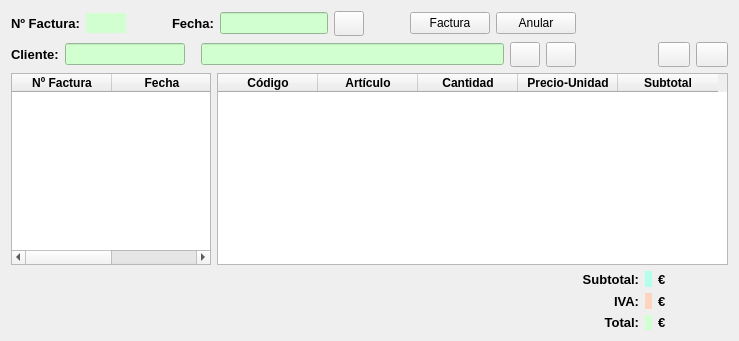
      <widget class="QWidget" name="tab_2">
       <property name="font">
        <font>
         <family>Alef</family>
         <weight>50</weight>
         <bold>false</bold>
        </font>
       </property>
       <attribute name="title">
        <string>Facturación</string>
       </attribute>
       <layout class="QGridLayout" name="gridLayout_8">
        <item row="0" column="0" colspan="2">
         <layout class="QHBoxLayout" name="horizontalLayout">
          <item>
           <widget class="QLabel" name="label_5">
            <property name="font">
             <font>
              <family>MS Shell Dlg 2</family>
              <pointsize>10</pointsize>
              <weight>75</weight>
              <bold>true</bold>
             </font>
            </property>
            <property name="text">
             <string>Nº Factura:</string>
            </property>
           </widget>
          </item>
          <item>
           <widget class="QLabel" name="lblCodFact">
            <property name="sizePolicy">
             <sizepolicy hsizetype="Preferred" vsizetype="Fixed">
              <horstretch>0</horstretch>
              <verstretch>0</verstretch>
             </sizepolicy>
            </property>
            <property name="minimumSize">
             <size>
              <width>40</width>
              <height>20</height>
             </size>
            </property>
            <property name="font">
             <font>
              <family>MS Shell Dlg 2</family>
              <pointsize>8</pointsize>
             </font>
            </property>
            <property name="styleSheet">
             <string notr="true">background-color:rgb(209, 255, 208)</string>
            </property>
            <property name="text">
             <string/>
            </property>
           </widget>
          </item>
          <item>
           <spacer name="horizontalSpacer_13">
            <property name="orientation">
             <enum>Qt::Horizontal</enum>
            </property>
            <property name="sizeHint" stdset="0">
             <size>
              <width>40</width>
              <height>20</height>
             </size>
            </property>
           </spacer>
          </item>
          <item>
           <widget class="QLabel" name="label_6">
            <property name="font">
             <font>
              <family>MS Shell Dlg 2</family>
              <pointsize>10</pointsize>
              <weight>75</weight>
              <bold>true</bold>
             </font>
            </property>
            <property name="text">
             <string>Fecha:</string>
            </property>
           </widget>
          </item>
          <item>
           <widget class="QLineEdit" name="editFechaFact">
            <property name="font">
             <font>
              <family>MS Shell Dlg 2</family>
             </font>
            </property>
            <property name="styleSheet">
             <string notr="true">background-color:rgb(209, 255, 208)</string>
            </property>
           </widget>
          </item>
          <item>
           <widget class="QPushButton" name="btnFechaFact">
            <property name="maximumSize">
             <size>
              <width>30</width>
              <height>30</height>
             </size>
            </property>
            <property name="text">
             <string/>
            </property>
            <property name="icon">
             <iconset>
              <normaloff>img/calendar.png</normaloff>img/calendar.png</iconset>
            </property>
            <property name="iconSize">
             <size>
              <width>30</width>
              <height>30</height>
             </size>
            </property>
           </widget>
          </item>
          <item>
           <spacer name="horizontalSpacer_14">
            <property name="orientation">
             <enum>Qt::Horizontal</enum>
            </property>
            <property name="sizeHint" stdset="0">
             <size>
              <width>40</width>
              <height>20</height>
             </size>
            </property>
           </spacer>
          </item>
          <item>
           <widget class="QPushButton" name="btnFactura">
            <property name="font">
             <font>
              <family>MS Shell Dlg 2</family>
             </font>
            </property>
            <property name="text">
             <string>Factura</string>
            </property>
           </widget>
          </item>
          <item>
           <widget class="QPushButton" name="btnAnular">
            <property name="font">
             <font>
              <family>MS Shell Dlg 2</family>
             </font>
            </property>
            <property name="text">
             <string>Anular</string>
            </property>
           </widget>
          </item>
         </layout>
        </item>
        <item row="1" column="0" colspan="2">
         <layout class="QHBoxLayout" name="horizontalLayout_2">
          <item>
           <widget class="QLabel" name="label_7">
            <property name="font">
             <font>
              <family>MS Shell Dlg 2</family>
              <pointsize>10</pointsize>
              <weight>75</weight>
              <bold>true</bold>
             </font>
            </property>
            <property name="text">
             <string>Cliente:</string>
            </property>
           </widget>
          </item>
          <item>
           <widget class="QLineEdit" name="editDniFact">
            <property name="sizePolicy">
             <sizepolicy hsizetype="Fixed" vsizetype="Fixed">
              <horstretch>0</horstretch>
              <verstretch>0</verstretch>
             </sizepolicy>
            </property>
            <property name="minimumSize">
             <size>
              <width>120</width>
              <height>0</height>
             </size>
            </property>
            <property name="maximumSize">
             <size>
              <width>120</width>
              <height>16777215</height>
             </size>
            </property>
            <property name="font">
             <font>
              <family>MS Shell Dlg 2</family>
              <pointsize>8</pointsize>
              <weight>75</weight>
              <bold>true</bold>
             </font>
            </property>
            <property name="styleSheet">
             <string notr="true">background-color:rgb(209, 255, 208)</string>
            </property>
            <property name="maxLength">
             <number>9</number>
            </property>
            <property name="alignment">
             <set>Qt::AlignCenter</set>
            </property>
           </widget>
          </item>
          <item>
           <spacer name="horizontalSpacer_12">
            <property name="orientation">
             <enum>Qt::Horizontal</enum>
            </property>
            <property name="sizeType">
             <enum>QSizePolicy::Fixed</enum>
            </property>
            <property name="sizeHint" stdset="0">
             <size>
              <width>10</width>
              <height>20</height>
             </size>
            </property>
           </spacer>
          </item>
          <item>
           <widget class="QLineEdit" name="editNomFact">
            <property name="font">
             <font>
              <family>MS Shell Dlg 2</family>
             </font>
            </property>
            <property name="styleSheet">
             <string notr="true">background-color:rgb(209, 255, 208)</string>
            </property>
           </widget>
          </item>
          <item>
           <widget class="QPushButton" name="bntBuscarFact">
            <property name="minimumSize">
             <size>
              <width>24</width>
              <height>24</height>
             </size>
            </property>
            <property name="maximumSize">
             <size>
              <width>30</width>
              <height>30</height>
             </size>
            </property>
            <property name="text">
             <string/>
            </property>
            <property name="icon">
             <iconset>
              <normaloff>img/lupa.png</normaloff>img/lupa.png</iconset>
            </property>
            <property name="iconSize">
             <size>
              <width>24</width>
              <height>24</height>
             </size>
            </property>
           </widget>
          </item>
          <item>
           <widget class="QPushButton" name="btnReloadFact">
            <property name="minimumSize">
             <size>
              <width>24</width>
              <height>24</height>
             </size>
            </property>
            <property name="maximumSize">
             <size>
              <width>30</width>
              <height>30</height>
             </size>
            </property>
            <property name="text">
             <string/>
            </property>
            <property name="icon">
             <iconset>
              <normaloff>img/reload.png</normaloff>img/reload.png</iconset>
            </property>
            <property name="iconSize">
             <size>
              <width>30</width>
              <height>30</height>
             </size>
            </property>
           </widget>
          </item>
         </layout>
        </item>
        <item row="2" column="0">
         <widget class="QTableWidget" name="tableWidget">
          <property name="sizePolicy">
           <sizepolicy hsizetype="Fixed" vsizetype="Expanding">
            <horstretch>0</horstretch>
            <verstretch>0</verstretch>
           </sizepolicy>
          </property>
          <property name="maximumSize">
           <size>
            <width>200</width>
            <height>16777215</height>
           </size>
          </property>
          <property name="font">
           <font>
            <family>MS Shell Dlg 2</family>
           </font>
          </property>
          <column>
           <property name="text">
            <string>Nº Factura</string>
           </property>
           <property name="font">
            <font>
             <weight>75</weight>
             <bold>true</bold>
            </font>
           </property>
           <property name="textAlignment">
            <set>AlignCenter</set>
           </property>
          </column>
          <column>
           <property name="text">
            <string>Fecha</string>
           </property>
           <property name="font">
            <font>
             <weight>75</weight>
             <bold>true</bold>
            </font>
           </property>
           <property name="textAlignment">
            <set>AlignCenter</set>
           </property>
          </column>
         </widget>
        </item>
        <item row="2" column="1" colspan="4">
         <widget class="QTableWidget" name="tableWidget_2">
          <property name="sizePolicy">
           <sizepolicy hsizetype="Expanding" vsizetype="Expanding">
            <horstretch>0</horstretch>
            <verstretch>0</verstretch>
           </sizepolicy>
          </property>
          <property name="font">
           <font>
            <family>MS Shell Dlg 2</family>
           </font>
          </property>
          <column>
           <property name="text">
            <string>Código</string>
           </property>
           <property name="font">
            <font>
             <family>MS Shell Dlg 2</family>
             <pointsize>9</pointsize>
             <weight>75</weight>
             <bold>true</bold>
            </font>
           </property>
           <property name="textAlignment">
            <set>AlignCenter</set>
           </property>
          </column>
          <column>
           <property name="text">
            <string>Artículo</string>
           </property>
           <property name="font">
            <font>
             <weight>75</weight>
             <bold>true</bold>
            </font>
           </property>
           <property name="textAlignment">
            <set>AlignCenter</set>
           </property>
          </column>
          <column>
           <property name="text">
            <string>Cantidad</string>
           </property>
           <property name="font">
            <font>
             <weight>75</weight>
             <bold>true</bold>
            </font>
           </property>
           <property name="textAlignment">
            <set>AlignCenter</set>
           </property>
          </column>
          <column>
           <property name="text">
            <string>Precio-Unidad</string>
           </property>
           <property name="font">
            <font>
             <weight>75</weight>
             <bold>true</bold>
            </font>
           </property>
           <property name="textAlignment">
            <set>AlignCenter</set>
           </property>
          </column>
          <column>
           <property name="text">
            <string>Subtotal</string>
           </property>
           <property name="font">
            <font>
             <weight>75</weight>
             <bold>true</bold>
            </font>
           </property>
           <property name="textAlignment">
            <set>AlignCenter</set>
           </property>
          </column>
         </widget>
        </item>
        <item row="3" column="2">
         <widget class="QLabel" name="label_8">
          <property name="font">
           <font>
            <family>MS Shell Dlg 2</family>
            <pointsize>10</pointsize>
            <weight>75</weight>
            <bold>true</bold>
           </font>
          </property>
          <property name="layoutDirection">
           <enum>Qt::LeftToRight</enum>
          </property>
          <property name="text">
           <string>Subtotal:</string>
          </property>
          <property name="alignment">
           <set>Qt::AlignRight|Qt::AlignTrailing|Qt::AlignVCenter</set>
          </property>
         </widget>
        </item>
        <item row="3" column="3">
         <widget class="QLabel" name="lblSubtotal">
          <property name="styleSheet">
           <string notr="true">background-color:rgb(179, 255, 234)</string>
          </property>
          <property name="text">
           <string/>
          </property>
          <property name="alignment">
           <set>Qt::AlignRight|Qt::AlignTrailing|Qt::AlignVCenter</set>
          </property>
         </widget>
        </item>
        <item row="3" column="4">
         <widget class="QLabel" name="label_14">
          <property name="font">
           <font>
            <family>MS Shell Dlg 2</family>
            <pointsize>10</pointsize>
            <weight>75</weight>
            <bold>true</bold>
           </font>
          </property>
          <property name="text">
           <string>€</string>
          </property>
         </widget>
        </item>
        <item row="4" column="2">
         <widget class="QLabel" name="label_9">
          <property name="font">
           <font>
            <family>MS Shell Dlg 2</family>
            <pointsize>10</pointsize>
            <weight>75</weight>
            <bold>true</bold>
           </font>
          </property>
          <property name="text">
           <string>IVA:</string>
          </property>
          <property name="alignment">
           <set>Qt::AlignRight|Qt::AlignTrailing|Qt::AlignVCenter</set>
          </property>
         </widget>
        </item>
        <item row="4" column="3">
         <widget class="QLabel" name="lblIVA">
          <property name="styleSheet">
           <string notr="true">background-color:rgb(255, 212, 190)</string>
          </property>
          <property name="text">
           <string/>
          </property>
          <property name="alignment">
           <set>Qt::AlignRight|Qt::AlignTrailing|Qt::AlignVCenter</set>
          </property>
         </widget>
        </item>
        <item row="4" column="4">
         <widget class="QLabel" name="label_15">
          <property name="font">
           <font>
            <family>MS Shell Dlg 2</family>
            <pointsize>10</pointsize>
            <weight>75</weight>
            <bold>true</bold>
           </font>
          </property>
          <property name="text">
           <string>€</string>
          </property>
         </widget>
        </item>
        <item row="5" column="2">
         <widget class="QLabel" name="label_10">
          <property name="font">
           <font>
            <family>MS Shell Dlg 2</family>
            <pointsize>10</pointsize>
            <weight>75</weight>
            <bold>true</bold>
           </font>
          </property>
          <property name="text">
           <string>Total:</string>
          </property>
          <property name="alignment">
           <set>Qt::AlignRight|Qt::AlignTrailing|Qt::AlignVCenter</set>
          </property>
         </widget>
        </item>
        <item row="5" column="3">
         <widget class="QLabel" name="lblTotal">
          <property name="font">
           <font>
            <family>MS Shell Dlg 2</family>
           </font>
          </property>
          <property name="styleSheet">
           <string notr="true">background-color:rgb(209, 255, 208)</string>
          </property>
          <property name="text">
           <string/>
          </property>
          <property name="alignment">
           <set>Qt::AlignRight|Qt::AlignTrailing|Qt::AlignVCenter</set>
          </property>
         </widget>
        </item>
        <item row="5" column="4">
         <widget class="QLabel" name="label_16">
          <property name="font">
           <font>
            <family>MS Shell Dlg 2</family>
            <pointsize>10</pointsize>
            <weight>75</weight>
            <bold>true</bold>
           </font>
          </property>
          <property name="text">
           <string>€</string>
          </property>
         </widget>
        </item>
        <item row="1" column="4">
         <layout class="QHBoxLayout" name="horizontalLayout_3">
          <item>
           <widget class="QPushButton" name="pushButton">
            <property name="maximumSize">
             <size>
              <width>32</width>
              <height>32</height>
             </size>
            </property>
            <property name="text">
             <string/>
            </property>
            <property name="icon">
             <iconset>
              <normaloff>img/check.png</normaloff>img/check.png</iconset>
            </property>
            <property name="iconSize">
             <size>
              <width>24</width>
              <height>24</height>
             </size>
            </property>
           </widget>
          </item>
          <item>
           <widget class="QPushButton" name="pushButton_2">
            <property name="enabled">
             <bool>true</bool>
            </property>
            <property name="sizePolicy">
             <sizepolicy hsizetype="Minimum" vsizetype="Fixed">
              <horstretch>0</horstretch>
              <verstretch>0</verstretch>
             </sizepolicy>
            </property>
            <property name="minimumSize">
             <size>
              <width>0</width>
              <height>0</height>
             </size>
            </property>
            <property name="maximumSize">
             <size>
              <width>32</width>
              <height>32</height>
             </size>
            </property>
            <property name="text">
             <string/>
            </property>
            <property name="icon">
             <iconset>
              <normaloff>img/borrar.png</normaloff>img/borrar.png</iconset>
            </property>
            <property name="iconSize">
             <size>
              <width>24</width>
              <height>24</height>
             </size>
            </property>
            <property name="autoDefault">
             <bool>false</bool>
            </property>
           </widget>
          </item>
         </layout>
        </item>
       </layout>
      </widget>
